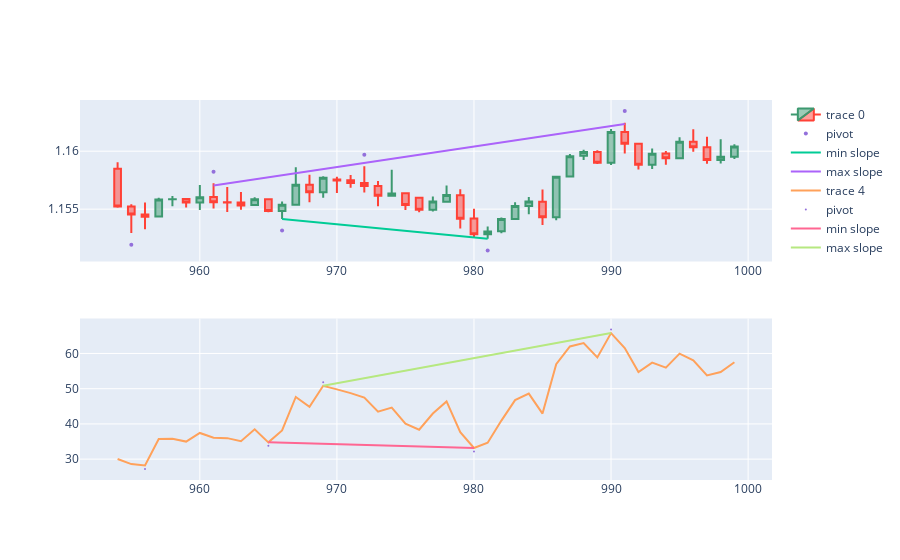

This figure's notebook cell:
### Code cell
import numpy as np
from matplotlib import pyplot
backcandles= 40

#candleid = 8800
candleid = 999

maxim = np.array([])
minim = np.array([])
xxmin = np.array([])
xxmax = np.array([])

maximRSI = np.array([])
minimRSI = np.array([])
xxminRSI = np.array([])
xxmaxRSI = np.array([])

for i in range(candleid-backcandles, candleid+1):
    if df.iloc[i].pivot == 1:
        minim = np.append(minim, df.iloc[i].low)
        xxmin = np.append(xxmin, i) #could be i instead df.iloc[i].name
    if df.iloc[i].pivot == 2:
        maxim = np.append(maxim, df.iloc[i].high)
        xxmax = np.append(xxmax, i) # df.iloc[i].name
    if df.iloc[i].RSIpivot == 1:
        minimRSI = np.append(minimRSI, df.iloc[i].RSI)
        xxminRSI = np.append(xxminRSI, df.iloc[i].name)
    if df.iloc[i].RSIpivot == 2:
        maximRSI = np.append(maximRSI, df.iloc[i].RSI)
        xxmaxRSI = np.append(xxmaxRSI, df.iloc[i].name)
        
slmin, intercmin = np.polyfit(xxmin, minim,1)
slmax, intercmax = np.polyfit(xxmax, maxim,1)
slminRSI, intercminRSI = np.polyfit(xxminRSI, minimRSI,1)
slmaxRSI, intercmaxRSI = np.polyfit(xxmaxRSI, maximRSI,1)

print(slmin, slmax, slminRSI, slmaxRSI)


dfpl = df[candleid-backcandles-5:candleid+backcandles]
fig = make_subplots(rows=2, cols=1)
fig.append_trace(go.Candlestick(x=dfpl.index,
                open=dfpl['open'],
                high=dfpl['high'],
                low=dfpl['low'],
                close=dfpl['close']), row=1, col=1)
fig.add_scatter(x=dfpl.index, y=dfpl['pointpos'], mode="markers",
                marker=dict(size=4, color="MediumPurple"),
                name="pivot", row=1, col=1)
fig.add_trace(go.Scatter(x=xxmin, y=slmin*xxmin + intercmin, mode='lines', name='min slope'), row=1, col=1)
fig.add_trace(go.Scatter(x=xxmax, y=slmax*xxmax + intercmax, mode='lines', name='max slope'), row=1, col=1)

fig.append_trace(go.Scatter(x=dfpl.index, y=dfpl['RSI']), row=2, col=1)
fig.add_scatter(x=dfpl.index, y=dfpl['RSIpointpos'], mode="markers",
                marker=dict(size=2, color="MediumPurple"),
                name="pivot", row=2, col=1)
fig.add_trace(go.Scatter(x=xxminRSI, y=slminRSI*xxminRSI + intercminRSI, mode='lines', name='min slope'), row=2, col=1)
fig.add_trace(go.Scatter(x=xxmaxRSI, y=slmaxRSI*xxmaxRSI + intercmaxRSI, mode='lines', name='max slope'), row=2, col=1)

fig.update_layout(xaxis_rangeslider_visible=False)
fig.show()

### Figure 1 — Plotly figure (JSON) as saved in the notebook; plotly's stock layout.template omitted (floating-point values rounded to 4 significant figures)
{"data": [{"close": [1.155, 1.155, 1.154, 1.156, 1.156, 1.156, 1.156, 1.156, 1.156, 1.155, 1.156, 1.155, 1.155, 1.157, 1.156, 1.158, 1.157, 1.157, 1.157, 1.156, 1.156, 1.155, 1.155, 1.156, 1.156, 1.154, 1.153, 1.153, 1.154, 1.155, 1.156, 1.154, 1.158, 1.16, 1.16, 1.159, 1.162, 1.161, 1.159, 1.16, 1.159, 1.161, 1.16, 1.159, 1.16, 1.16], "high": [1.159, 1.155, 1.156, 1.156, 1.156, 1.156, 1.157, 1.157, 1.157, 1.156, 1.156, 1.156, 1.156, 1.159, 1.158, 1.158, 1.158, 1.158, 1.159, 1.157, 1.158, 1.156, 1.156, 1.156, 1.157, 1.157, 1.155, 1.154, 1.154, 1.156, 1.156, 1.157, 1.158, 1.16, 1.16, 1.16, 1.162, 1.162, 1.161, 1.16, 1.16, 1.161, 1.162, 1.161, 1.161, 1.161], "low": [1.155, 1.153, 1.153, 1.154, 1.155, 1.155, 1.155, 1.155, 1.155, 1.155, 1.155, 1.155, 1.154, 1.155, 1.156, 1.156, 1.156, 1.157, 1.156, 1.155, 1.156, 1.155, 1.155, 1.155, 1.156, 1.153, 1.153, 1.152, 1.153, 1.154, 1.155, 1.154, 1.154, 1.158, 1.159, 1.159, 1.159, 1.16, 1.158, 1.158, 1.159, 1.159, 1.16, 1.159, 1.159, 1.159], "open": [1.158, 1.155, 1.155, 1.154, 1.156, 1.156, 1.156, 1.156, 1.156, 1.156, 1.155, 1.156, 1.155, 1.155, 1.157, 1.156, 1.158, 1.157, 1.157, 1.157, 1.156, 1.156, 1.156, 1.155, 1.156, 1.156, 1.154, 1.153, 1.153, 1.154, 1.155, 1.156, 1.154, 1.158, 1.16, 1.16, 1.159, 1.162, 1.161, 1.159, 1.16, 1.159, 1.161, 1.16, 1.159, 1.16], "type": "candlestick", "x": [954, 955, 956, 957, 958, 959, 960, 961, 962, 963, 964, 965, 966, 967, 968, 969, 970, 971, 972, 973, 974, 975, 976, 977, 978, 979, 980, 981, 982, 983, 984, 985, 986, 987, 988, 989, 990, 991, 992, 993, 994, 995, 996, 997, 998, 999], "xaxis": "x", "yaxis": "y"}, {"marker": {"color": "MediumPurple", "size": 4}, "mode": "markers", "name": "pivot", "type": "scatter", "x": [954, 955, 956, 957, 958, 959, 960, 961, 962, 963, 964, 965, 966, 967, 968, 969, 970, 971, 972, 973, 974, 975, 976, 977, 978, 979, 980, 981, 982, 983, 984, 985, 986, 987, 988, 989, 990, 991, 992, 993, 994, 995, 996, 997, 998, 999], "xaxis": "x", "y": [null, 1.152, null, null, null, null, null, 1.158, null, null, null, null, 1.153, null, null, null, null, null, 1.16, null, null, null, null, null, null, null, null, 1.151, null, null, null, null, null, null, null, null, null, 1.163, null, null, null, null, null, null, null, null], "yaxis": "y"}, {"mode": "lines", "name": "min slope", "type": "scatter", "x": [966, 981], "xaxis": "x", "y": [1.154, 1.152], "yaxis": "y"}, {"mode": "lines", "name": "max slope", "type": "scatter", "x": [961, 972, 991], "xaxis": "x", "y": [1.157, 1.159, 1.162], "yaxis": "y"}, {"type": "scatter", "x": [954, 955, 956, 957, 958, 959, 960, 961, 962, 963, 964, 965, 966, 967, 968, 969, 970, 971, 972, 973, 974, 975, 976, 977, 978, 979, 980, 981, 982, 983, 984, 985, 986, 987, 988, 989, 990, 991, 992, 993, 994, 995, 996, 997, 998, 999], "xaxis": "x2", "y": [30.03, 28.59, 28.22, 35.7, 35.8, 34.98, 37.43, 36.06, 35.96, 35.1, 38.47, 34.76, 38.14, 47.65, 44.86, 50.82, 49.8, 48.74, 47.47, 43.49, 44.62, 40.08, 38.36, 42.94, 46.38, 37.63, 33.17, 34.66, 40.94, 46.77, 48.6, 42.94, 56.95, 62.0, 62.96, 58.88, 65.79, 61.56, 54.73, 57.39, 55.97, 59.95, 58.04, 53.78, 54.74, 57.52], "yaxis": "y2"}, {"marker": {"color": "MediumPurple", "size": 2}, "mode": "markers", "name": "pivot", "type": "scatter", "x": [954, 955, 956, 957, 958, 959, 960, 961, 962, 963, 964, 965, 966, 967, 968, 969, 970, 971, 972, 973, 974, 975, 976, 977, 978, 979, 980, 981, 982, 983, 984, 985, 986, 987, 988, 989, 990, 991, 992, 993, 994, 995, 996, 997, 998, 999], "xaxis": "x2", "y": [null, null, 27.22, null, null, null, null, null, null, null, null, 33.76, null, null, null, 51.82, null, null, null, null, null, null, null, null, null, null, 32.17, null, null, null, null, null, null, null, null, null, 66.79, null, null, null, null, null, null, null, null, null], "yaxis": "y2"}, {"mode": "lines", "name": "min slope", "type": "scatter", "x": [965, 980], "xaxis": "x2", "y": [34.76, 33.17], "yaxis": "y2"}, {"mode": "lines", "name": "max slope", "type": "scatter", "x": [969, 990], "xaxis": "x2", "y": [50.82, 65.79], "yaxis": "y2"}], "layout": {"xaxis": {"anchor": "y", "domain": [0, 1], "rangeslider": {"visible": false}}, "xaxis2": {"anchor": "y2", "domain": [0, 1]}, "yaxis": {"anchor": "x", "domain": [0.575, 1]}, "yaxis2": {"anchor": "x2", "domain": [0, 0.425]}}}
